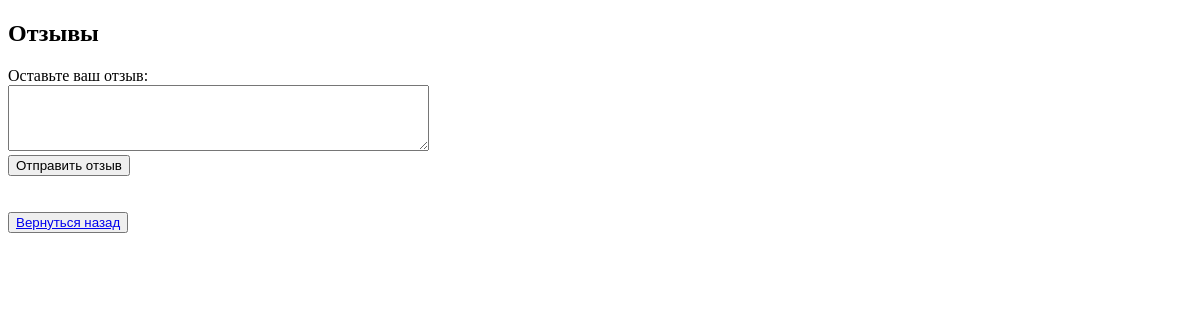
The page /books/reviews/ on the database as committed earlier.
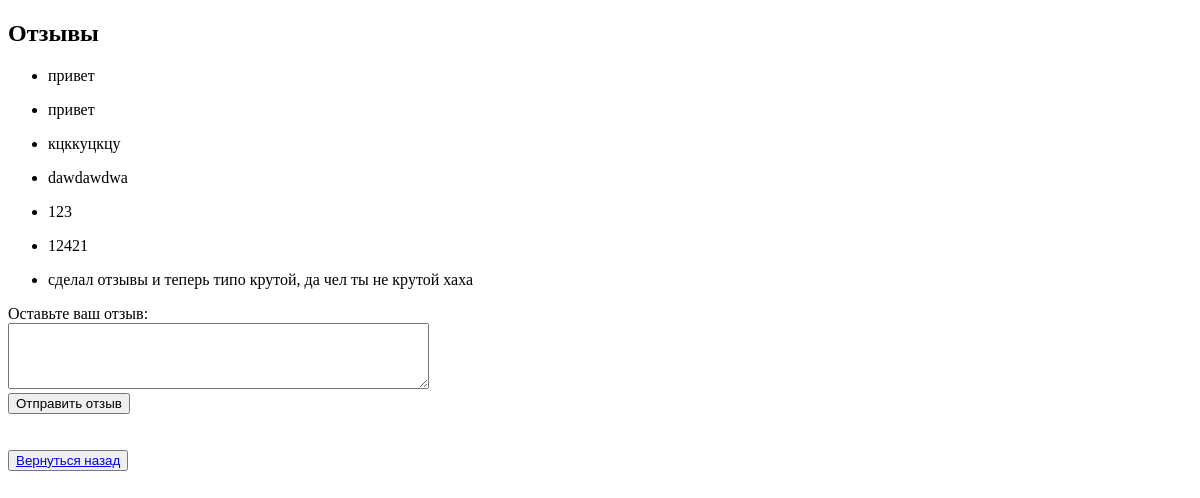
The same page on the database as committed later.
### books/models.py (models this page shows, shortened)
class Review(models.Model):
    text = models.TextField()
    created_at = models.DateTimeField(auto_now_add=True)
    class Meta:
        verbose_name = 'отзыв'
        verbose_name_plural = 'отзывы'

### books/views.py (the view)
# urls.py: path('books/reviews/', review_view, name='reviews'),
def review_view(request):
    if request.method == 'GET':
        review_text = request.GET.get('review', '')
        if review_text:
            Review.objects.create(text=review_text)
            return redirect('/books/')
    reviews = Review.objects.all()
    return render(request, 'reviews.html', {'reviews': reviews})

### templates/reviews.html (shortened to what this page needs)
<!DOCTYPE html>
<html lang="en">
<head>
</head>
<body>
<h2>Отзывы</h2>
    <ul>
    {% for review in reviews %}
    <li>
       <p>{{ review.text }}</p>
    </li>
    {% endfor %}
</ul>
<form action="/books/reviews/" method="get">
    <label for="review">Оставьте ваш отзыв:</label><br>
    <textarea id="review" name="review" rows="4" cols="50"></textarea><br>
    <input type="submit" value="Отправить отзыв">
</form>
<br>
<br>
<button><a href="/books/">Вернуться назад</a></button>
</body>
</html>

Rows that differ between the two databases and show on the page:
added Review: text "привет"
added Review: text "привет"
added Review: text "кцккуцкцу"
added Review: text "dawdawdwa"
added Review: text "123"
added Review: text "12421"
added Review: text "сделал отзывы и теперь типо крутой, да чел ты не крутой хаха"
